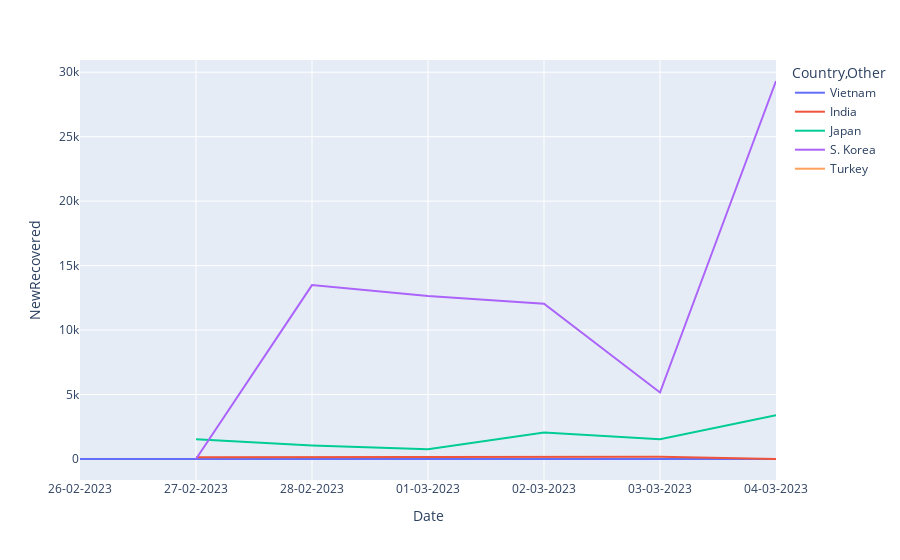

Notebook code for this chart:
### Markdown cell above
Ta thấy, 5 quốc gia có độ lây lan cao nhất khu vực châu Á là India, Japan, S.Korea, Turkey và Việt Nam
Tốc độ lây lan ở India là cao nhất do dân số đông nhất khu vực Châu Á

### Code cell
#compare the total deaths in the top 5 countries with line chart
fig = px.line(df[df['Country,Other'].isin(top_5_Tot_Cases_1M_pop)], x='Date', y='NewRecovered', color='Country,Other')
fig.show()

### Figure 1 — Plotly figure (JSON) as saved in the notebook; plotly's stock layout.template omitted (floating-point values rounded to 4 significant figures)
{"data": [{"hovertemplate": "Country,Other=Vietnam<br>Date=%{x}<br>NewRecovered=%{y}<extra></extra>", "legendgroup": "Vietnam", "line": {"color": "#636efa", "dash": "solid"}, "marker": {"symbol": "circle"}, "mode": "lines", "name": "Vietnam", "orientation": "v", "showlegend": true, "type": "scatter", "x": ["26-02-2023", "27-02-2023", "28-02-2023", "01-03-2023", "02-03-2023", "03-03-2023", "04-03-2023"], "xaxis": "x", "y": [1, 3, 6, 8, 6, 5, 0], "yaxis": "y"}, {"hovertemplate": "Country,Other=India<br>Date=%{x}<br>NewRecovered=%{y}<extra></extra>", "legendgroup": "India", "line": {"color": "#EF553B", "dash": "solid"}, "marker": {"symbol": "circle"}, "mode": "lines", "name": "India", "orientation": "v", "showlegend": true, "type": "scatter", "x": ["27-02-2023", "28-02-2023", "01-03-2023", "02-03-2023", "03-03-2023", "04-03-2023"], "xaxis": "x", "y": [140, 161, 164, 197, 170, 0], "yaxis": "y"}, {"hovertemplate": "Country,Other=Japan<br>Date=%{x}<br>NewRecovered=%{y}<extra></extra>", "legendgroup": "Japan", "line": {"color": "#00cc96", "dash": "solid"}, "marker": {"symbol": "circle"}, "mode": "lines", "name": "Japan", "orientation": "v", "showlegend": true, "type": "scatter", "x": ["27-02-2023", "28-02-2023", "01-03-2023", "02-03-2023", "03-03-2023", "04-03-2023"], "xaxis": "x", "y": [1535, 1051, 762, 2053, 1538, 3387], "yaxis": "y"}, {"hovertemplate": "Country,Other=S. Korea<br>Date=%{x}<br>NewRecovered=%{y}<extra></extra>", "legendgroup": "S. Korea", "line": {"color": "#ab63fa", "dash": "solid"}, "marker": {"symbol": "circle"}, "mode": "lines", "name": "S. Korea", "orientation": "v", "showlegend": true, "type": "scatter", "x": ["27-02-2023", "28-02-2023", "01-03-2023", "02-03-2023", "03-03-2023", "04-03-2023"], "xaxis": "x", "y": [0, 13489, 12649, 12040, 5159, 29317], "yaxis": "y"}, {"hovertemplate": "Country,Other=Turkey<br>Date=%{x}<br>NewRecovered=%{y}<extra></extra>", "legendgroup": "Turkey", "line": {"color": "#FFA15A", "dash": "solid"}, "marker": {"symbol": "circle"}, "mode": "lines", "name": "Turkey", "orientation": "v", "showlegend": true, "type": "scatter", "x": ["27-02-2023", "28-02-2023", "01-03-2023", "02-03-2023", "03-03-2023", "04-03-2023"], "xaxis": "x", "y": [null, null, null, null, null, null], "yaxis": "y"}], "layout": {"legend": {"title": {"text": "Country,Other"}, "tracegroupgap": 0}, "margin": {"t": 60}, "xaxis": {"anchor": "y", "domain": [0, 1], "title": {"text": "Date"}}, "yaxis": {"anchor": "x", "domain": [0, 1], "title": {"text": "NewRecovered"}}}}
